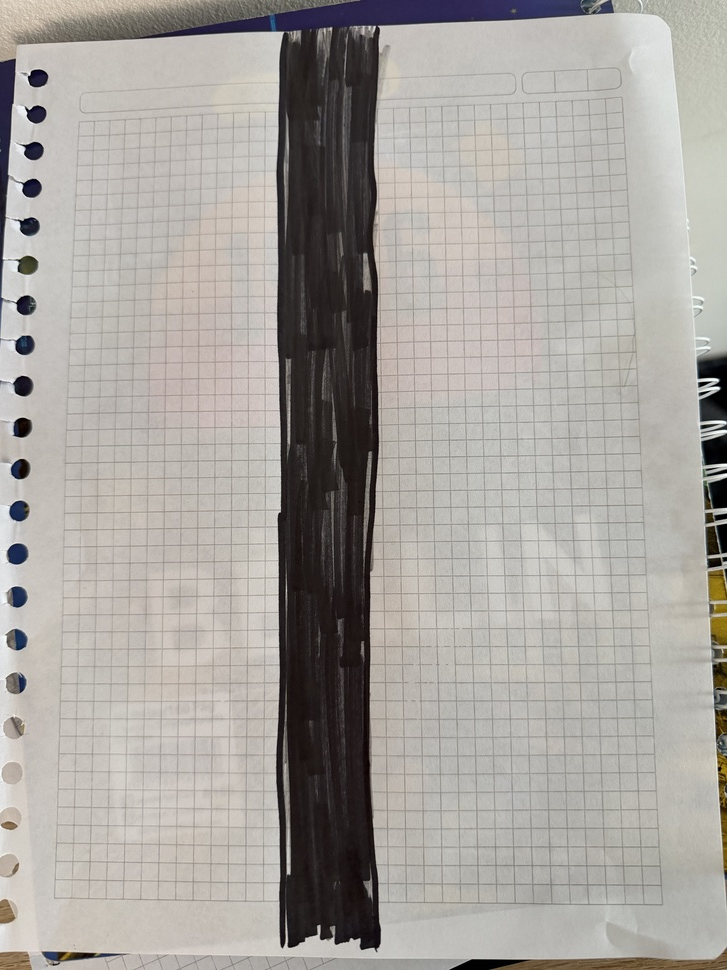
#> input picture linea2.jpeg, 727 x 970 px, shrunk from 4284 x 5712 before the run, found by its file name
$ jupyter execute 4_kmeans_imagenes.ipynb
#> lines starting #> are read from the running program, lines starting #| are printed output that depends on the picture
[cell 1]
import cv2
import numpy as np
import matplotlib.pyplot as plt

from google.colab import files
from sklearn.cluster import KMeans


# 1. Cargar la imagen
archivos = files.upload()
#> the answer given: linea2.jpeg
nombre_imagen = next(iter(archivos))


# 2. Leer la imagen
imagen_bgr = cv2.imread(nombre_imagen)
#> imagen_bgr is the input picture: shape (970, 727, 3); mean B, G, R 158, 162.9, 166.8

if imagen_bgr is None:
    raise ValueError(
        "No fue posible leer la imagen seleccionada."
    )


# 3. Convertir BGR a RGB
imagen_rgb = cv2.cvtColor(
    imagen_bgr,
    cv2.COLOR_BGR2RGB
)


# 4. Mostrar la imagen original
plt.figure(figsize=(8, 6))
plt.imshow(imagen_rgb)
plt.title("Imagen original")
plt.axis("off")
plt.show()


# 5. Obtener sus dimensiones
alto, ancho, canales = imagen_rgb.shape
#> alto = 970; ancho = 727; canales = 3

print("Alto:", alto)
#| Alto: 970
print("Ancho:", ancho)
#| Ancho: 727
print("Canales:", canales)
#| Canales: 3
print("Cantidad de píxeles:", alto * ancho)
#| Cantidad de píxeles: 705190


# 6. Convertir la imagen en una tabla de píxeles
pixeles = imagen_rgb.reshape((-1, 3))
pixeles = pixeles.astype(np.float32)


# 7. Definir la cantidad de clústeres
K = 3


# 8. Crear y entrenar K-Means
modelo = KMeans(
    n_clusters=K,
    random_state=42,
    n_init=10
)

etiquetas = modelo.fit_predict(pixeles)


# 9. Obtener los centroides
centroides = modelo.cluster_centers_

print("Centroides encontrados:")
print(centroides)


# 10. Convertir los centroides a colores enteros
colores = np.uint8(centroides)


# 11. Reemplazar cada píxel por su centroide
pixeles_segmentados = colores[etiquetas]


# 12. Reconstruir la imagen
imagen_segmentada = pixeles_segmentados.reshape(
    imagen_rgb.shape
)
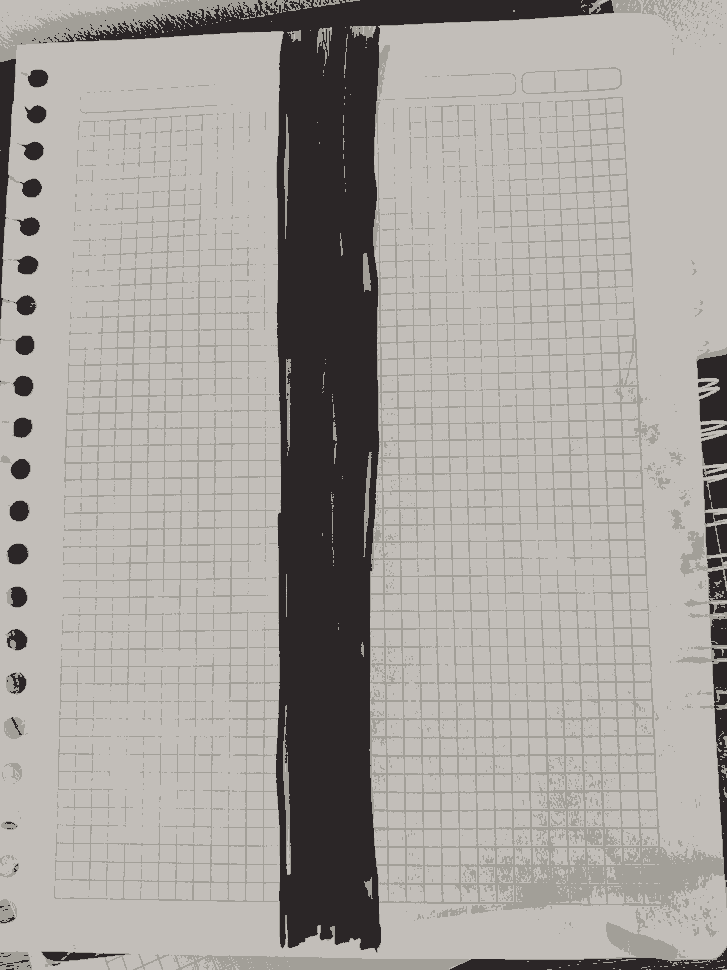
#> imagen_segmentada: shape (970, 727, 3); mean R, G, B 166.2, 162.2, 157.9


# 13. Comparar los resultados
fig, ejes = plt.subplots(
    1,
    2,
    figsize=(14, 6)
)

ejes[0].imshow(imagen_rgb)
ejes[0].set_title("Imagen original")
ejes[0].axis("off")

ejes[1].imshow(imagen_segmentada)
ejes[1].set_title(
    f"Imagen segmentada con K = {K}"
)
ejes[1].axis("off")

plt.tight_layout()
plt.show()
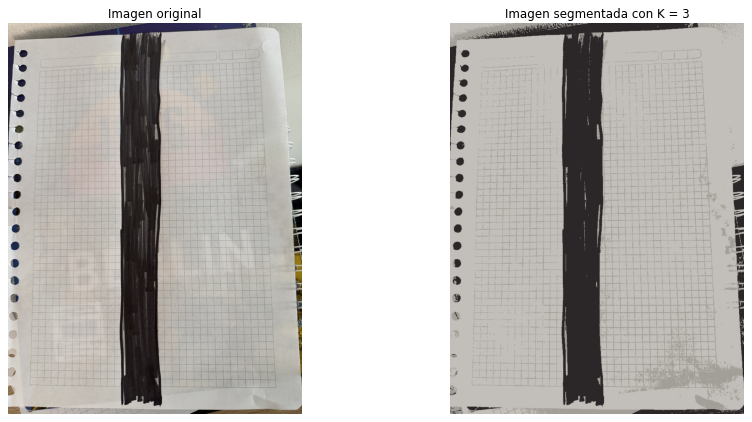
#> figure drawn by matplotlib, 2 panels
